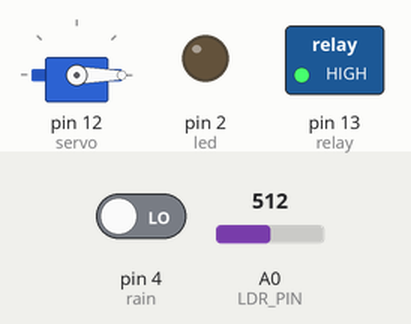
A sketch run on a simulated Arduino Uno, built with avr-gcc and run on an emulated ATmega328P. Parts: servo, switched loads named in the sketch (green lamp = pin HIGH), output pins drawn as LEDs (lit = HIGH). The test bench sets the inputs (shaded band); at power-on: pin 4 (rain) LOW, A0 (LDR_PIN) = 512.

Above: at 0.1 s.
Timing chart, 0 to 1.6 s (numbered marks = the images above):
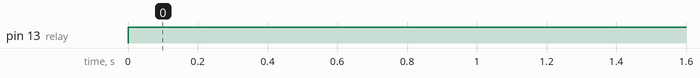

Measured:
- by itself, pin 13 (relay): LOW → HIGH at 0.00 s

The sketch:

arduino.ino
```cpp
#include <Servo.h>
#include <SoftwareSerial.h>
SoftwareSerial s(5,6);
const int LDR_PIN = A0;
const int led = 2;
const int rain = 4;
const int relay = 13;
int nyala = 0;
Servo servo;

void setup() {
  s.begin(9600);

  servo.attach(12);
  servo.write(0);

  pinMode(LDR_PIN, INPUT);
  pinMode(led,OUTPUT);
  pinMode(rain,INPUT);
  pinMode(relay,OUTPUT);

  Serial.begin(9600);
}

void loop() {
  if(s.available()>0){
    nyala  = s.read();
  }

  int water = digitalRead(rain);
  int intensity = analogRead(LDR_PIN);

  if (nyala == 1){
    digitalWrite (relay,LOW);
  }else{
    digitalWrite (relay,HIGH);
  }

  if (intensity > 800 || water == 0 ||  nyala == 0){
    servo.write(0);
    digitalWrite(led,LOW);
  }else if (water == 1 && intensity < 800 && nyala == 1){
    servo.write(90);
    digitalWrite(led,HIGH);
  }
}
```
